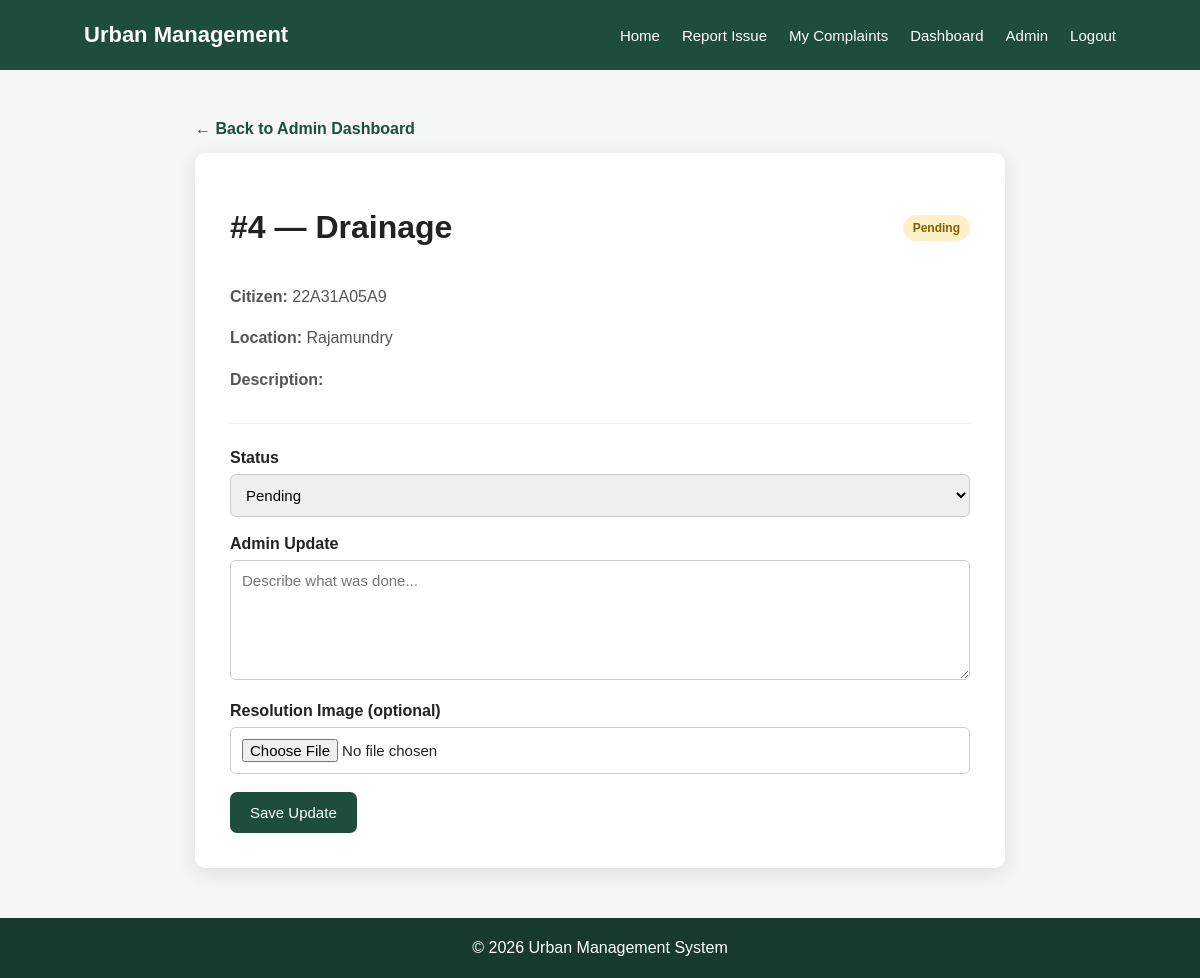
The page /admin-dashboard/complaints/4/ (signed in) on the database its author committed.
### Complaints/models.py (models this page shows, shortened)
class Complaint(models.Model):
    ISSUE_TYPES = [
        ('Garbage', 'Garbage'),
        ('Poor Hygiene', 'Poor Hygiene'),
        ('Drainage', 'Drainage'),
        ('Road Damage', 'Road Damage'),
        ('Other', 'Other'),
    ]
    STATUS_CHOICES = [
        ('Pending', 'Pending'),
        ('In Progress', 'In Progress'),
        ('Resolved', 'Resolved'),
        ('Rejected', 'Rejected'),
    ]
    user = models.ForeignKey(User, on_delete=models.CASCADE)
    issue_type = models.CharField(max_length=50, choices=ISSUE_TYPES)
    description = models.TextField()
    image = models.ImageField(upload_to='complaint_images/', blank=True, null=True)
    location = models.CharField(max_length=255)
    status = models.CharField(max_length=20, choices=STATUS_CHOICES, default='Pending')
    admin_update = models.TextField(blank=True)
    resolved_image = models.ImageField(upload_to='resolved/', blank=True, null=True)
    created_at = models.DateTimeField(auto_now_add=True)
    updated_at = models.DateTimeField(auto_now=True)

### Complaints/views.py (the view, shortened to what this page needs)
# urls.py: path('admin-dashboard/complaints/<int:complaint_id>/', views.admin_complaint_detail, name='admin_complaint_detail'),
@login_required
def admin_complaint_detail(request, complaint_id):
    if not request.user.is_staff:
        return redirect('dashboard')
    complaint = get_object_or_404(Complaint, id=complaint_id)
    return render(request, 'complaints/admin_complaint_detail.html', {'complaint': complaint})

### Complaints/templates/complaints/admin_complaint_detail.html (shortened to what this page needs)
{% extends 'layout.html' %}
{% block content %}
<div class="detail-container">
    <a href="{% url 'admin_dashboard' %}" class="back-link">← Back to Admin Dashboard</a>
    <div class="detail-card">
        <div class="detail-header"><h1>#{{ complaint.id }} — {{ complaint.issue_type }}</h1><span class="status status-{{ complaint.status|slugify }}">{{ complaint.status }}</span></div>
        <p><strong>Citizen:</strong> {{ complaint.user.username }}</p>
        <p><strong>Location:</strong> {{ complaint.location }}</p>
        <p><strong>Description:</strong><br>{{ complaint.description }}</p>
        <form method="POST" enctype="multipart/form-data" class="admin-form">{% csrf_token %}
            <div class="form-group"><label>Status</label><select name="status"><option {% if complaint.status == 'Pending' %}selected{% endif %}>Pending</option></select></div>
            <div class="form-group"><label>Admin Update</label><textarea name="admin_update" placeholder="Describe what was done...">{{ complaint.admin_update }}</textarea></div>
            <div class="form-group"><label>Resolution Image (optional)</label><input type="file" name="resolved_image" accept="image/*"></div>
            <button class="btn" type="submit">Save Update</button>
        </form>
    </div>
</div>
{% endblock %}

### static/css/style.css (style rules this page uses)
* { box-sizing: border-box; }
body { margin: 0; font-family: Arial, sans-serif; background: #f5f7f6; color: #222; }
.btn { display: inline-block; border: 0; border-radius: 7px; background: #1f4d3b; color: white; padding: 12px 20px; text-decoration: none; cursor: pointer; font-size: 15px; }
.auth-card, .form-card, .detail-card { width: 100%; max-width: 560px; background: white; padding: 35px; border-radius: 10px; box-shadow: 0 5px 20px rgba(0,0,0,.1); }
.form-group { margin-bottom: 18px; }
.form-group label { display: block; margin-bottom: 7px; font-weight: bold; }
.form-group input, .form-group select, .form-group textarea, .admin-form select, .admin-form textarea { width: 100%; padding: 11px; border: 1px solid #ccc; border-radius: 6px; font-size: 15px; font-family: inherit; }
.form-group textarea, .admin-form textarea { min-height: 120px; resize: vertical; }
.auth-link a, .text-link, .back-link { color: #1f4d3b; font-weight: bold; text-decoration: none; }
.complaints-container, .detail-container { max-width: 1000px; margin: 50px auto; padding: 0 20px; }
.card-top, .detail-header { display: flex; justify-content: space-between; gap: 15px; align-items: center; }
.status { padding: 6px 10px; border-radius: 20px; font-size: 12px; font-weight: bold; white-space: nowrap; background: #eee; }
.status-pending { background: #fff1c7; color: #805f00; }
.detail-container { max-width: 850px; }
.back-link { display: inline-block; margin-bottom: 15px; }
.detail-card { max-width: none; }
.detail-card p { line-height: 1.6; color: #555; }
.admin-form { margin-top: 30px; border-top: 1px solid #eee; padding-top: 25px; }

### rows shown on the page
Complaint: id "4", issue_type "Drainage", status "Pending", user.username "22A31A05A9", location "Rajamundry"
